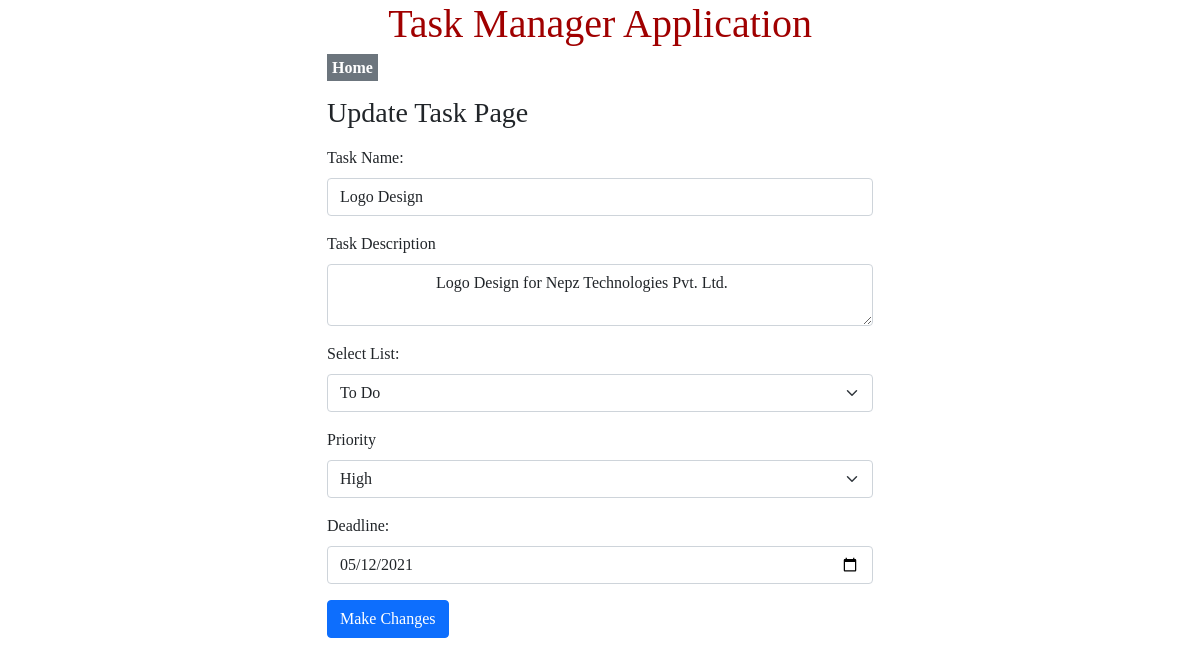
Page /update-task.php?task_id=2 on the committed database.
### tables this page shows
CREATE TABLE `tbl_tasks` (
  `task_id` int(10) UNSIGNED NOT NULL,
  `task_name` varchar(150) NOT NULL,
  `task_description` text NOT NULL,
  `list_id` int(11) NOT NULL,
  `priority` varchar(10) NOT NULL,
  `deadline` date NOT NULL
);

CREATE TABLE `tbl_lists` (
  `list_id` int(10) UNSIGNED NOT NULL,
  `list_name` varchar(50) NOT NULL,
  `list_description` varchar(150) DEFAULT NULL
);

### update-task.php (the view, shortened to what this page needs)
<?php
    if(isset($_GET['task_id']))
    {
        $task_id = $_GET['task_id'];
        $conn = mysqli_connect(LOCALHOST, DB_USERNAME, DB_PASSWORD) or die(mysqli_error());
        $sql = "SELECT * FROM tbl_tasks WHERE task_id=$task_id";
        $res = mysqli_query($conn, $sql);
        if($res==true)
        {
            $row = mysqli_fetch_assoc($res);
            $task_name = $row['task_name'];
            $task_description = $row['task_description'];
            $list_id = $row['list_id'];
            $priority = $row['priority'];
            $deadline = $row['deadline'];
        }
    }
    else
    {
        header('location:'.SITEURL);
    }
?>
<html>
    <head>
        <link rel="stylesheet" href="<?php echo SITEURL; ?>css/style.css" />
        <link href="https://cdn.jsdelivr.net/npm/bootstrap@5.0.0-beta3/dist/css/bootstrap.min.css" rel="stylesheet">
    </head>
    <body>
        <div class="container">
            <div class="row">
                <div class="col-lg-3"></div>
                <div class="col-lg-6">
                <h1 class="text-center">Task Manager Application</h1>
                <p>
                    <a class="btn-secondary" href="<?php echo SITEURL; ?>">Home</a>
                </p>
                <h3>Update Task Page</h3>
                <form method="POST" action="">
                <div class="mb-3">
                    <label for="example" class="form-label">Task Name:</label>
                    <input type="text" name="task_name" class="form-control" value="<?php echo $task_name; ?>" required="required" />
                </div>
                <div class="mb-3">
                    <label for="exampleInputPassword1" class="form-label">Task Description</label>
                    <textarea name="task_description" class="form-control">
                        <?php echo $task_description; ?>
                        </textarea>
                </div>
                <div class="mb-3">
                    <label for="ascc" class="form-label">Select List:</label>
                    <select name="list_id" class="form-select" id="">
                <?php
                                $conn2 = mysqli_connect(LOCALHOST, DB_USERNAME, DB_PASSWORD) or die(mysqli_error());
                                $sql2 = "SELECT * FROM tbl_lists";
                                $res2 = mysqli_query($conn2, $sql2);
                                if($res2==true)
                                {
                                    $count_rows2 = mysqli_num_rows($res2);
                                    if($count_rows2>0)
                                    {
                                        while($row2=mysqli_fetch_assoc($res2))
                                        {
                                            $list_id_db = $row2['list_id'];
                                            $list_name = $row2['list_name'];
                                            ?>
                                            <option <?php if($list_id_db==$list_id){echo "selected='selected'";} ?> value="<?php echo $list_id_db; ?>"><?php echo $list_name; ?></option>
                                            <?php
                                        }
                                    }
                                    else
                                    {
                                        ?>
                                        <option <?php if($list_id=0){echo "selected='selected'";} ?> value="0">None</option>p
                                        <?php
                                    }
                                }
                            ?>
                </select>
                </div>
                <div class="mb-3">
                    <label for="example" class="form-label">Priority</label>
                    <select name="priority" class="form-select" id="">
                    <option <?php if($priority=="High"){echo "selected='selected'";} ?> value="High">High</option>
                    </select>
                </div>
                <div class="mb-3">
                    <label for="example" class="form-label">Deadline:</label>
                    <input type="date" name="deadline" class="form-control" value="<?php echo $deadline; ?>" />
                </div>
                <button type="submit" class="btn btn-primary" name="submit">Make Changes</button>
                </form>
                </div>
                <div class="col-lg-3"></div>
            </div>
        </div>
    </body>
</html>

### css/style.css (style rules this page uses)
* { margin: 0; padding: 0; font-family: verdana; }
h1 { color: #a00000; margin-bottom: 2%; }
h3 { margin: 2% 0; }
.btn-primary { background-color: #26de81; padding: 5px; font-weight: bold; text-decoration: none; color: black; }
.btn-secondary { background-color: #778ca3; padding: 5px; font-weight: bold; text-decoration: none; color: white; }

### rows in the picture
tbl_tasks: task_name "Logo Design", task_description "Logo Design for Nepz Technologies Pvt. Ltd.", list_id "To Do", priority "High", deadline "05/12/2021"
